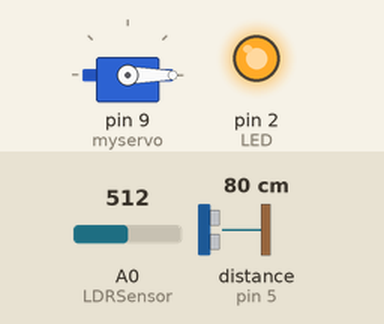
A sketch run on a simulated Arduino Uno, built with avr-gcc and run on an emulated ATmega328P. On the bench: servo, output pins drawn as LEDs (lit = HIGH). Wiring (inferred from the names in the program): ultrasonic range finder: trigger pin 3; echo pin 5. The inputs (shaded band) are chosen by the test bench; at power-on: A0 (LDRSensor) = 512, distance to the obstacle (sensor on pin 5) 80 cm. The echo pulse lasts 58.3 µs per cm; pins used as bus, display or sensor lines are not drawn.

Above: at 2.8 s.
2.9 s: A0 (LDRSensor) set to 589
5.6 s: A0 (LDRSensor) set to 610
At 6.6 s:
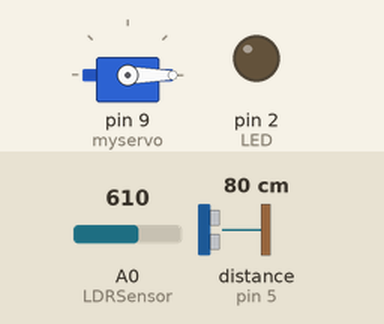
8.3 s: distance to the obstacle (sensor on pin 5) set to 13 cm
11.0 s: distance to the obstacle (sensor on pin 5) set to 10 cm
At 12.3 s:
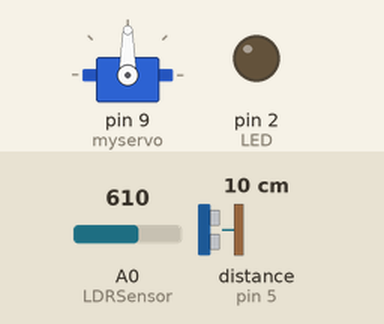
13.7 s: distance to the obstacle (sensor on pin 5) set to 18 cm
At 14.9 s:
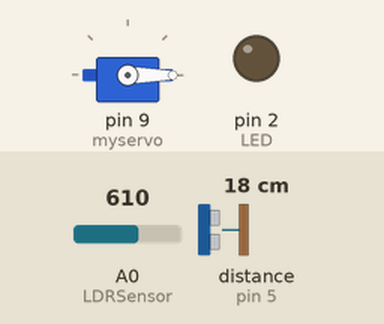
16.4 s: distance to the obstacle (sensor on pin 5) set to 2 cm
At 17.4 s:
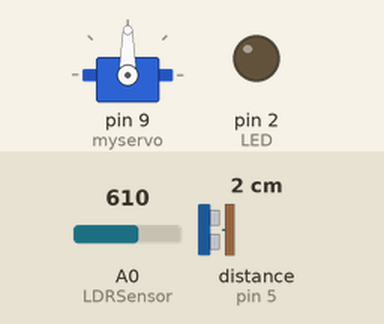
Timing chart, 0 to 19.4 s (numbered marks = the images above; inputs shaded):
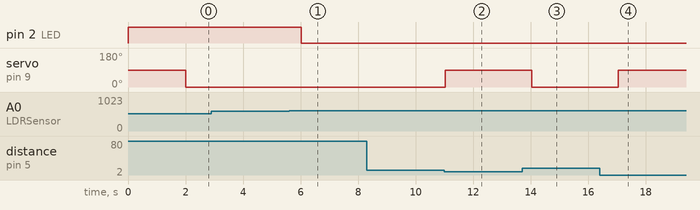

The sketch:

light_detector.ino
```cpp
//https://www.roboindia.com/tutorials

#include<Servo.h>

const int LED=2;            // LED connect to Digital Pin
const int LDRSensor= A0;    //Sensor pin connects to analog pin A0

Servo myservo;
const int trigPin=3;
const int echoPin=5;
long tmeduration;
int distance;


int state;                  //declaring variable to store the reading
int threshold=600;          //threshold voltage declared

void setup()
{
  myservo.attach(9);
pinMode(trigPin,OUTPUT);
pinMode(echoPin,INPUT);
Serial.begin(9600);

  pinMode (LED, OUTPUT);
  Serial.begin(9600);
}

void loop()
{
  state= analogRead(LDRSensor); //sensor reading value stored in state variable
  if (state < threshold)
    {
      digitalWrite(LED, HIGH); //if the light is below the threshold value, the LED will turns on

      delay(2000);
    }
  else
    {
      digitalWrite(LED, LOW); //otherwise, the LED is off

      delay(1000);
    }

    digitalWrite(trigPin,LOW);
delayMicroseconds(2);
digitalWrite(trigPin,HIGH);
delayMicroseconds(10);
digitalWrite(trigPin,LOW);

tmeduration=pulseIn(echoPin,HIGH);
distance=(0.034*tmeduration)/2;

if(distance<=10){

myservo.write(90);

  }
else{
myservo.write(0);}


delay(1);
}
```

Measured:
- the behaviour switches between 599 and 600 on A0 (LDRSensor) (found by bisection; images 0 and 1)
- the behaviour switches between 12 and 11 cm on distance to the obstacle (sensor on pin 5) (found by bisection; images 1 and 2)
- after the input at 2.9 s, every drawn part: stays the same
- after the input at 5.6 s, pin 2 (LED): HIGH → LOW after 0.42 s
- after the input at 8.3 s, every drawn part: stays the same
- after the input at 11.0 s, servo on pin 9 (myservo): 0° → 90° at once
- after the input at 13.7 s, servo on pin 9 (myservo): 90° → 0° after 0.35 s
- after the input at 16.4 s, servo on pin 9 (myservo): 0° → 90° after 0.65 s
